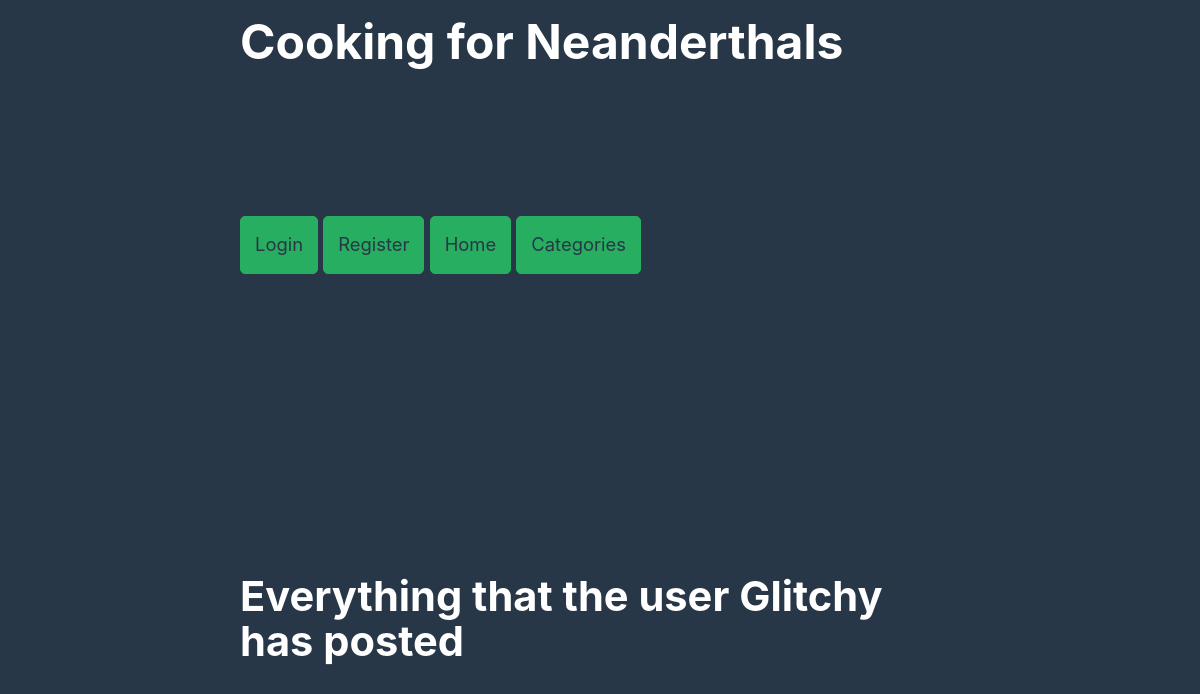
The app's page /profile/Glitchy, older data.
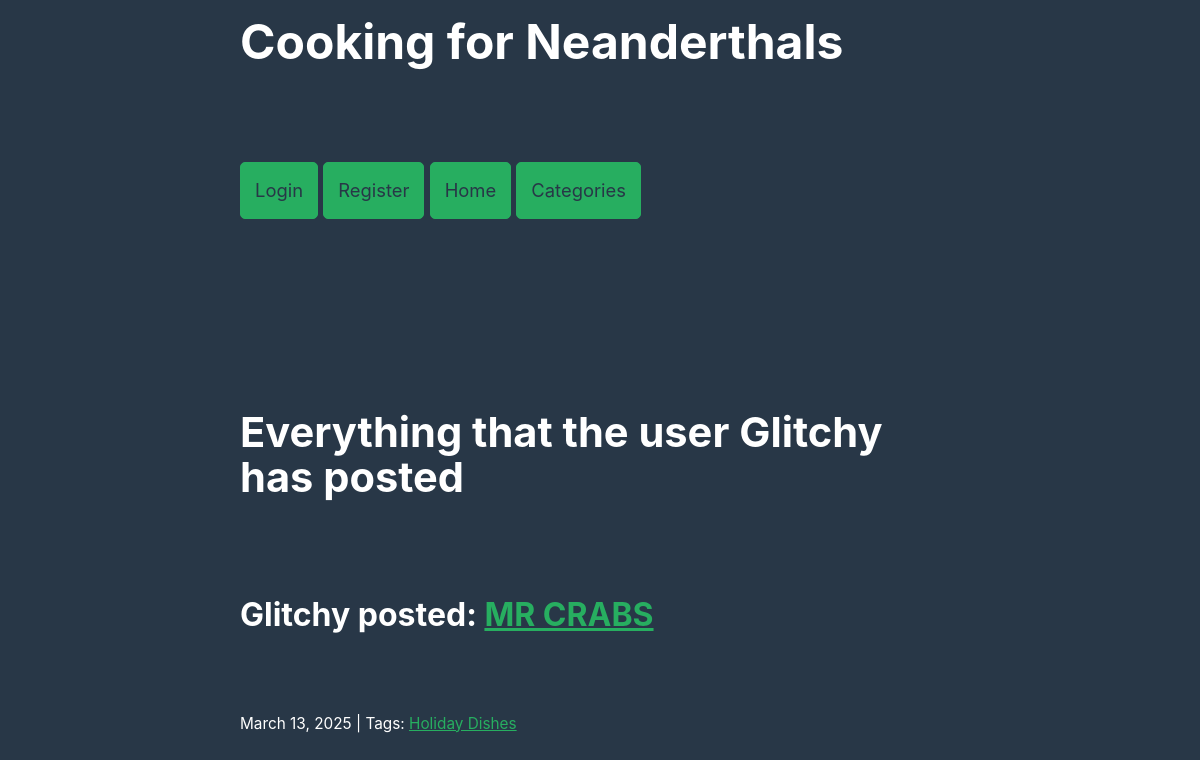
The same page, newer data.
### blog/models.py (models this page shows, shortened)
class Post(models.Model):
    author = models.CharField(max_length=100, default='admin')
    title = models.CharField(max_length=255)
    body = models.TextField()
    created_on = models.DateTimeField(auto_now_add=True)
    last_modified = models.DateTimeField(auto_now=True)
    categories = models.ManyToManyField("Category", related_name="posts")
    image = models.ImageField(upload_to='media/', blank=True, null=True)

class Category(models.Model):
    name = models.CharField(max_length=60)
    class Meta:
        verbose_name_plural = "categories"

### blog/views.py (the view)
# urls.py: path('profile/<user>', views.profile, name='profile'),
def profile(request, user):
    posts = Post.objects.all().order_by("-created_on")
    username = user
    context = {
        "posts": posts,
        "profile": username,
    }
    return render(request, "blog/profile.html", context)

### blog/templates/blog/profile.html (shortened to what this page needs)
{% extends "base.html" %}
{% load static %}
{% block page_title %}
    <h2>Everything that the user {{ profile }} has posted</h2>
{% endblock page_title %}
{% block page_content %}
    {% block posts %}
        {% for post in posts %}
            {% if post.author == profile %}
                <h3>{{ post.author }} posted: <a href="{% url 'blog_detail' post.pk %}">{{ post.title }}</a> </h3>
                <small>
                    {{ post.created_on.date }} | Tags:
                    {% for category in post.categories.all %}
                        <a href="{% url 'blog_category' category.name %}">
                            {{ category.name }}{% if not forloop.last %}, {% endif %}
                        </a>
                    {% endfor %}
                </small>
            {% endif %}
        {% endfor %}
    {% endblock posts %}
{% endblock page_content %}

Row changes from the older to the newer data that the page shows:
added Post: author "Glitchy", title "MR CRABS", created_on "March 13, 2025"
added Category: name "Holiday Dishes"
Text that changed along with them:
{{ profile }}: "Glitchy" → (not shown)
